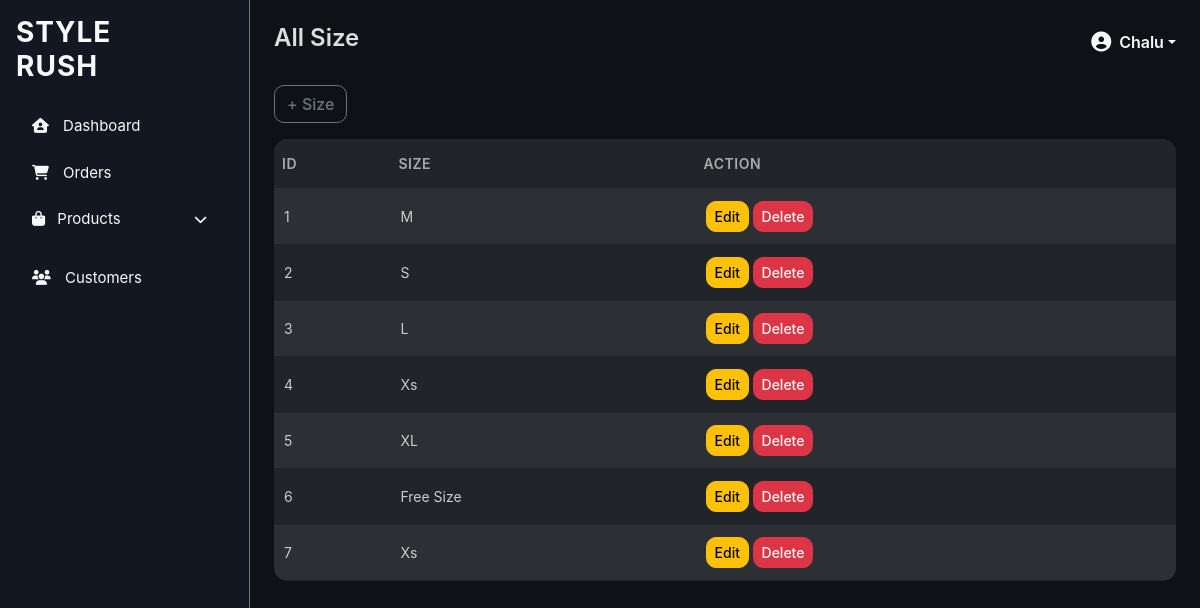
Screenshot of /product-variant/size/ (signed in) with the database file from the repository.
### fashion/models.py (models this page shows, shortened)
class CustomUser(AbstractUser):
    email = models.EmailField(unique=True)
    USERNAME_FIELD = 'username'
    REQUIRED_FIELDS = ['email']

### product/models.py (models this page shows, shortened)
class ProductSize(models.Model):
    size=models.CharField(max_length=5)

### productvariantapp/views.py (the view)
# urls.py: path('size/', sizes, name="size"),
@login_required
@user_passes_test(lambda u: u.is_superuser)
def sizes(request):
    sizes = ProductSize.objects.all()
    return render(request, 'admin_app/size.html' , {'sizes': sizes})

### templates/admin_app/size.html (shortened to what this page needs)
{% extends 'admin_app/base.html' %}
{% load static %}
{% block title %}All Size{% endblock %}
{% block 'content' %}
<div class="d-flex justify-content-between align-items-center mb-3">
    <div>
        <button class="btn btn-outline-secondary" data-bs-toggle="modal" data-bs-target="#addSizeModal">+ Size</button>
    </div>
</div>
<table class="table table-dark table-striped align-middle">
    <thead>
        <tr>
            <th>ID</th><th>Size</th><th>Action</th>
        </tr>
    </thead>
    <tbody>
        {% for s in sizes %}
            <tr>
                <td>{{ s.id }}</td>
                <td>{{ s.size }}</td>
                <td>
                    <button class="btn btn-warning btn-sm" data-bs-toggle="modal" data-bs-target="#editSizeModal{{ s.id }}">
                        Edit
                    </button>
                    <form method="POST" action="{% url 'delete_size' s.id %}" class="d-inline">
                        <button class="btn btn-danger btn-sm"onclick="return confirm('Are you sur0e you want to delete this size?');">
                            Delete
                        </button>
                    </form>
                </td>
            </tr>
        {% empty %}
            <tr><td colspan="7" class="text-center text-muted">No size found.</td></tr>
        {% endfor %}
    </tbody>
</table>
{% endblock %}

### templates/admin_app/base.html (shortened to what this page needs)
{% load static %}
<!DOCTYPE html>
<html lang="en">
<head>
    <link href="https://cdn.jsdelivr.net/npm/bootstrap@5.3.0/dist/css/bootstrap.min.css" rel="stylesheet">
    <link rel="stylesheet" href="https://cdnjs.cloudflare.com/ajax/libs/font-awesome/6.4.0/css/all.min.css" />
    <link rel="stylesheet" href="{% static 'css/dashboard.css' %}">
</head>
<body class="text-light">
    <div class="d-flex">
        <nav class="p-3 vh-100 border-end border-secondary" style="width: 250px;">
            <h3 class="text-light mb-4">STYLE<br>RUSH</h3>
            <ul class="nav flex-column">
                <li class="nav-item">
                    <a href="{% url 'dashboard' %}" class="nav-link text-light">
                        <i class="fa-solid fa-house-user"></i> Dashboard
                    </a>
                </li>
                <li class="nav-item">
                    <a href="{% url 'orders' %}" class="nav-link text-light">
                        <i class="fa-solid fa-cart-shopping"></i> Orders
                    </a>
                </li>
                <li class="nav-item dropdown">
                    <a class="nav-link text-light d-flex justify-content-between align-items-center"href="#" id="productDropdown" role="button" data-bs-toggle="collapse" data-bs-target="#productMenu"aria-expanded="false" aria-controls="productMenu">
                        <span><i class="fa-solid fa-bag-shopping me-2"></i> Products</span>
                        <i class="fa-solid fa-chevron-down small"></i>
                    </a>
                </li>
                <li class="nav-item">
                    <a href="{% url 'customers' %}" class="nav-link text-light">
                        <i class="fa-solid fa-users"></i> Customers
                    </a>
                </li>
            </ul>
        </nav>
        <div class="flex-grow-1 p-4">
            <div class="d-flex justify-content-between align-items-center mb-4">
                <h4>{% block title %}{% endblock %}</h4>
                <div class="dropdown">
                    <a class="d-flex align-items-center text-light text-decoration-none dropdown-toggle" href="#" role="button" id="adminDropdown" data-bs-toggle="dropdown" aria-expanded="false">
                        {% if request.user.is_authenticated and request.user.profile.profile_image %}
                            <img src="{{ request.user.profile.profile_image.url }}"
                                alt="{{ request.user.username }}"
                                class="rounded-circle me-2 border border-secondary"
                                width="35" height="35">
                        {% else %}
                            <i class="fa-solid fa-user-circle fs-5 me-2"></i>
                        {% endif %}
                        <span class="fw-bold">{{ request.user.username|default:"Admin" }}</span>
                    </a>
                </div>
            </div>
            {% block 'content' %}{% endblock %}
        </div>
    </div>
</body>
</html>

### static/css/dashboard.css (style rules this page uses)
body { background-color: #0e1217; color: #fff; font-family: 'Inter', 'Poppins', sans-serif; }
h3, h4, h5 { font-weight: 600; }
nav { background-color: #121721; border-right: 1px solid #2c2f36 !important; }
nav h3 { letter-spacing: 1px; font-weight: 700; }
.nav-link { color: #bbb; font-size: 15px; margin-bottom: 8px; transition: all 0.2s ease; }
.nav-link i { margin-right: 10px; }
.flex-grow-1 { background-color: #0e1217; }
.table-dark { background-color: transparent !important; color: #ddd; }
.table-dark thead { border-bottom: 1px solid #2a2e35; }
.table-dark th { font-weight: 600; color: #ccc; }
.table-dark td { color: #bbb; }
.d-flex.justify-content-between { color: #ddd; }
.fw-bold { font-weight: 600 !important; }
.d-flex.justify-content-between.align-items-center { margin-bottom: 20px; }
.table-dark { background-color: #141820 !important; color: #ddd; border-radius: 15px; overflow: hidden; }
.table-dark thead { background-color: #1a1f2a; border-bottom: 1px solid #2a2e35; }
.table-dark thead th { color: #aaa; font-size: 14px; text-transform: uppercase; border: none; letter-spacing: 0.5px; padding-top: 14px; padding-bottom: 14px; }
.table-dark tbody tr { transition: background-color 0.2s ease; border-bottom: 1px solid #1f2430; }
.table-dark td { color: #bbb; font-size: 14px; vertical-align: middle; }
.table-dark td:last-child { font-weight: 600; }
.table-dark { background-color: #141820 !important; border-radius: 15px; overflow: hidden; font-size: 14px; color: #ddd; }
.table-dark thead th { color: #aaa; text-transform: uppercase; letter-spacing: 0.5px; border: none; padding-top: 14px; padding-bottom: 14px; }
.table-dark tbody tr { border-bottom: 1px solid #1f2430; transition: background-color 0.2s ease; }
.table-dark td { vertical-align: middle; color: #bbb; padding-top: 12px; padding-bottom: 12px; }
.table-dark { background-color: #141820 !important; border-radius: 14px; overflow: hidden; color: #ddd; font-size: 14px; }
.table-dark td { color: #ccc; vertical-align: middle; padding: 12px 10px; }
.btn { border-radius: 10px; font-weight: 500; transition: all 0.2s ease-in-out; }

### rows the page displays
CustomUser: user.username "Chalu"
ProductSize: id "1", size "M"
ProductSize: id "2", size "S"
ProductSize: id "3", size "L"
ProductSize: id "4", size "Xs"
ProductSize: id "5", size "XL"
ProductSize: id "6", size "Free Size"
ProductSize: id "7", size "Xs"
